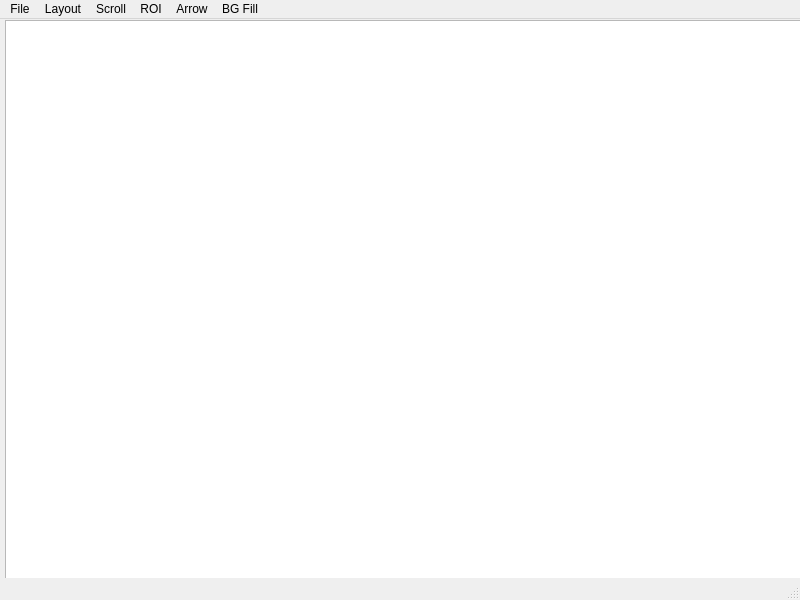
<?xml version="1.0" encoding="UTF-8"?>
<ui version="4.0">
 <class>MainWindow</class>
 <widget class="QMainWindow" name="MainWindow">
  <property name="geometry">
   <rect>
    <x>0</x>
    <y>0</y>
    <width>800</width>
    <height>600</height>
   </rect>
  </property>
  <property name="windowTitle">
   <string>MainWindow</string>
  </property>
  <widget class="QWidget" name="centralwidget">
   <widget class="QGraphicsView" name="graphicsView">
    <property name="geometry">
     <rect>
      <x>5</x>
      <y>1</y>
      <width>851</width>
      <height>581</height>
     </rect>
    </property>
   </widget>
  </widget>
  <widget class="QMenuBar" name="menubar">
   <property name="geometry">
    <rect>
     <x>0</x>
     <y>0</y>
     <width>800</width>
     <height>26</height>
    </rect>
   </property>
   <widget class="QMenu" name="menuMenu">
    <property name="title">
     <string>File</string>
    </property>
    <addaction name="actionFile"/>
   </widget>
   <widget class="QMenu" name="menuLayout">
    <property name="title">
     <string>Layout</string>
    </property>
    <addaction name="action1"/>
    <addaction name="action2"/>
    <addaction name="action3"/>
    <addaction name="action4"/>
    <addaction name="action5"/>
    <addaction name="action6"/>
    <addaction name="action7"/>
    <addaction name="action8"/>
   </widget>
   <widget class="QMenu" name="menuScroll">
    <property name="title">
     <string>Scroll</string>
    </property>
    <addaction name="actionStart"/>
    <addaction name="actionPause"/>
    <addaction name="actionResume"/>
    <addaction name="actionStop"/>
    <addaction name="separator"/>
    <addaction name="actionSet_Scroll_Options"/>
   </widget>
   <widget class="QMenu" name="menuROI">
    <property name="title">
     <string>ROI</string>
    </property>
    <widget class="QMenu" name="menuInsert_2">
     <property name="title">
      <string>Insert</string>
     </property>
     <addaction name="actionLine"/>
     <addaction name="actionRectangle"/>
     <addaction name="actionW"/>
     <addaction name="actionM"/>
    </widget>
    <addaction name="menuInsert_2"/>
    <addaction name="actionRemove_All"/>
   </widget>
   <widget class="QMenu" name="menuArrow">
    <property name="title">
     <string>Arrow</string>
    </property>
    <widget class="QMenu" name="menuInsert">
     <property name="title">
      <string>Insert</string>
     </property>
     <addaction name="actionArrow_1"/>
     <addaction name="actionArrow_2"/>
     <addaction name="actionArrow_3"/>
     <addaction name="actionArrow_4"/>
     <addaction name="actionArrow_5"/>
     <addaction name="actionArrow_6"/>
    </widget>
    <addaction name="menuInsert"/>
    <addaction name="actionRemove_All_2"/>
   </widget>
   <widget class="QMenu" name="menuBG_Fill">
    <property name="title">
     <string>BG Fill</string>
    </property>
   </widget>
   <addaction name="menuMenu"/>
   <addaction name="menuLayout"/>
   <addaction name="menuScroll"/>
   <addaction name="menuROI"/>
   <addaction name="menuArrow"/>
   <addaction name="menuBG_Fill"/>
  </widget>
  <widget class="QStatusBar" name="statusbar"/>
  <action name="actionFile">
   <property name="text">
    <string>Open</string>
   </property>
  </action>
  <action name="action12">
   <property name="text">
    <string>12</string>
   </property>
  </action>
  <action name="action1">
   <property name="text">
    <string>1</string>
   </property>
  </action>
  <action name="action2">
   <property name="text">
    <string>2</string>
   </property>
  </action>
  <action name="action3">
   <property name="text">
    <string>3</string>
   </property>
  </action>
  <action name="action4">
   <property name="text">
    <string>4</string>
   </property>
  </action>
  <action name="action5">
   <property name="text">
    <string>5</string>
   </property>
  </action>
  <action name="action6">
   <property name="text">
    <string>6</string>
   </property>
  </action>
  <action name="action7">
   <property name="text">
    <string>7</string>
   </property>
  </action>
  <action name="action8">
   <property name="text">
    <string>8</string>
   </property>
  </action>
  <action name="actionStart">
   <property name="text">
    <string>Start</string>
   </property>
  </action>
  <action name="actionPause">
   <property name="text">
    <string>Pause</string>
   </property>
  </action>
  <action name="actionResume">
   <property name="text">
    <string>Resume</string>
   </property>
  </action>
  <action name="actionStop">
   <property name="text">
    <string>Stop</string>
   </property>
  </action>
  <action name="actionSet_Scroll_Options">
   <property name="text">
    <string>Set Scroll Options</string>
   </property>
  </action>
  <action name="actionArrow_1">
   <property name="text">
    <string>Arrow 1</string>
   </property>
  </action>
  <action name="actionArrow_2">
   <property name="text">
    <string>Arrow 2</string>
   </property>
  </action>
  <action name="actionLine">
   <property name="text">
    <string>Line</string>
   </property>
  </action>
  <action name="actionRectangle">
   <property name="text">
    <string>Rectangle</string>
   </property>
  </action>
  <action name="actionW">
   <property name="text">
    <string>W</string>
   </property>
  </action>
  <action name="actionM">
   <property name="text">
    <string>M</string>
   </property>
  </action>
  <action name="actionRemove_All">
   <property name="text">
    <string>Remove All</string>
   </property>
  </action>
  <action name="actionArrow_3">
   <property name="text">
    <string>Arrow 3</string>
   </property>
  </action>
  <action name="actionArrow_4">
   <property name="text">
    <string>Arrow 4</string>
   </property>
  </action>
  <action name="actionArrow_5">
   <property name="text">
    <string>Arrow 5</string>
   </property>
  </action>
  <action name="actionArrow_6">
   <property name="text">
    <string>Arrow 6</string>
   </property>
  </action>
  <action name="actionRemove_All_2">
   <property name="text">
    <string>Remove All</string>
   </property>
  </action>
 </widget>
 <resources/>
 <connections/>
</ui>
